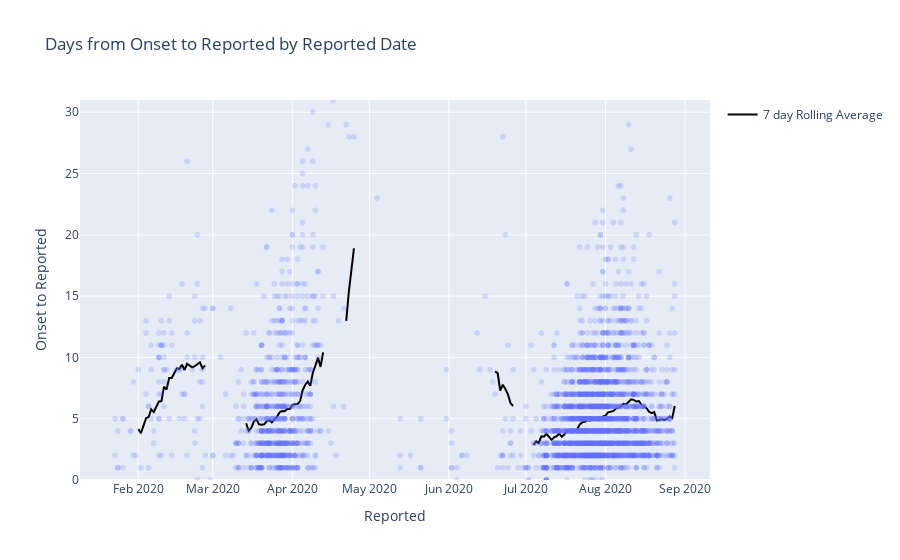

The code cell stored with this chart in its notebook:
### Markdown cell above
## Days from Onset to Report

### Code cell
progress['Onset to Reported'] = (progress['Reported'] - progress['Onset']) / pd.Timedelta('1 day')
mean_onset_to_reported = progress[['Reported', 'Onset to Reported']].groupby('Reported').mean().rolling(7).mean()
f = px.scatter(progress, x='Reported', y='Onset to Reported', range_y=[0, 31], opacity=0.2,
               title='Days from Onset to Reported by Reported Date')
f.add_trace(go.Scatter(x=mean_onset_to_reported.index, 
                       y=mean_onset_to_reported['Onset to Reported'],
                       connectgaps=False,
                       line=go.scatter.Line(color='black', shape='linear'),
                       marker=go.scatter.Marker(opacity=1),
                       name='7 day Rolling Average'))
f

### Figure 1 — Plotly figure (JSON) as saved in the notebook; plotly's stock layout.template omitted (floating-point values rounded to 4 significant figures; data arrays with more than 128 entries replaced by an {"elided": "..."} marker saying what was removed)
{"data": [{"hovertemplate": "Reported=%{x}<br>Onset to Reported=%{y}<extra></extra>", "legendgroup": "", "marker": {"color": "#636efa", "opacity": 0.2, "symbol": "circle"}, "mode": "markers", "name": "", "showlegend": false, "type": "scattergl", "x": {"elided": "4769 str values"}, "xaxis": "x", "y": {"elided": "4769 int values"}, "yaxis": "y"}, {"connectgaps": false, "line": {"color": "black", "shape": "linear"}, "marker": {"opacity": 1}, "name": "7 day Rolling Average", "type": "scatter", "x": {"elided": "179 str values"}, "y": {"elided": "179 float values"}}], "layout": {"autosize": true, "legend": {"tracegroupgap": 0}, "title": {"text": "Days from Onset to Reported by Reported Date"}, "xaxis": {"anchor": "y", "autorange": true, "domain": [0, 1], "range": ["2020-01-10 04:31:12.4665", "2020-09-09 19:28:47.5335"], "title": {"text": "Reported"}, "type": "date"}, "yaxis": {"anchor": "x", "domain": [0, 1], "range": [0, 31], "title": {"text": "Onset to Reported"}, "type": "linear"}}}
